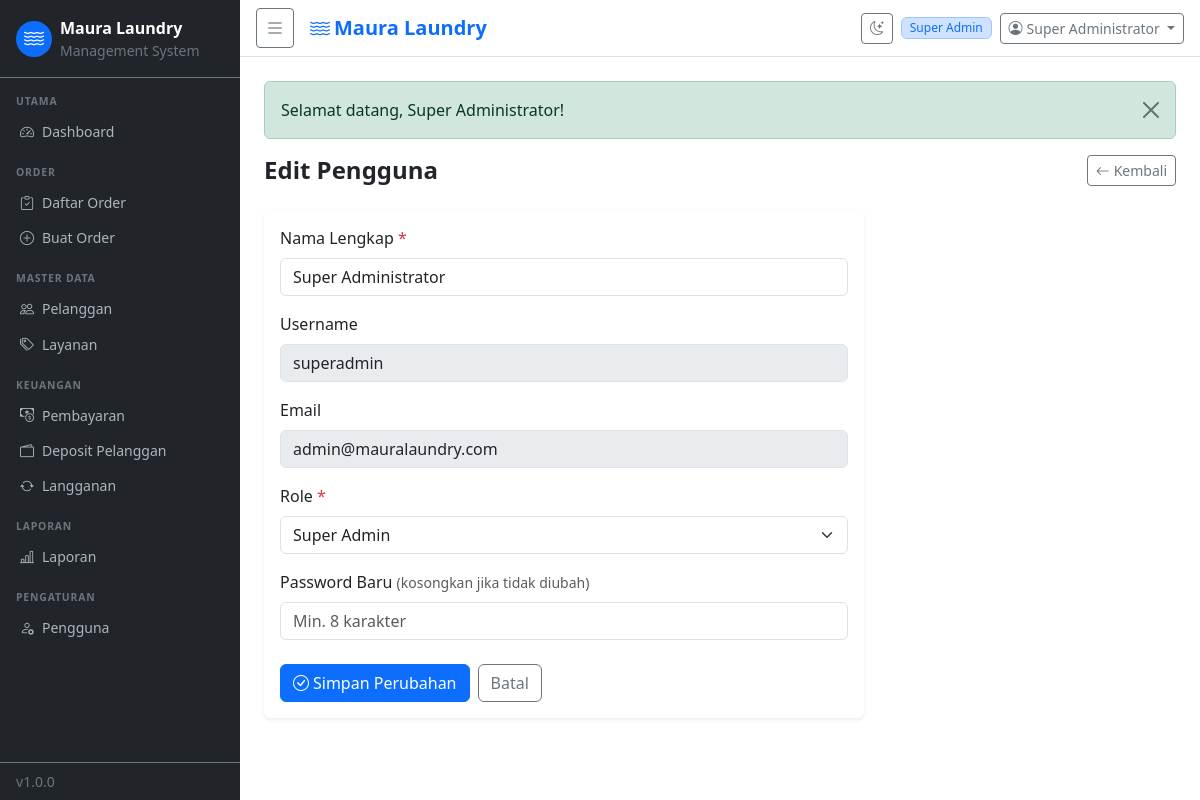
Page /pages/users/edit.php?id=1 (signed in) on the committed database.
### tables this page shows
CREATE TABLE `users` (
  `id` int(11) NOT NULL AUTO_INCREMENT,
  `role_id` int(11) NOT NULL,
  `name` varchar(100) NOT NULL,
  `username` varchar(50) NOT NULL,
  `email` varchar(150) NOT NULL,
  `phone` varchar(20) DEFAULT NULL,
  `password` varchar(255) NOT NULL,
  `email_verified` tinyint(1) NOT NULL DEFAULT 0,
  `email_token` varchar(100) DEFAULT NULL,
  `reset_token` varchar(100) DEFAULT NULL,
  `reset_expires` datetime DEFAULT NULL,
  `is_active` tinyint(1) NOT NULL DEFAULT 1,
  `created_at` datetime DEFAULT CURRENT_TIMESTAMP,
  PRIMARY KEY (`id`),
  UNIQUE KEY `username` (`username`),
  UNIQUE KEY `email` (`email`),
  KEY `role_id` (`role_id`),
  CONSTRAINT `u_role` FOREIGN KEY (`role_id`) REFERENCES `roles` (`id`)
);

CREATE TABLE `roles` (
  `id` int(11) NOT NULL AUTO_INCREMENT,
  `name` varchar(50) NOT NULL,
  `description` varchar(255) DEFAULT NULL,
  `created_at` datetime DEFAULT CURRENT_TIMESTAMP,
  PRIMARY KEY (`id`),
  UNIQUE KEY `name` (`name`)
);

### includes/auth.php (called while the page is built, shortened)
<?php
function is_logged_in(): bool {
    return !empty($_SESSION['user_id']);
}
function current_user(): ?array {
    static $user = null;
    if ($user === null) {
        $db   = db();
        $stmt = $db->prepare(
            "SELECT u.*, r.name AS role_name FROM users u
             JOIN roles r ON r.id = u.role_id
             WHERE u.id = ? AND u.is_active = 1"
        );
        $stmt->bind_param('i', $_SESSION['user_id']);
        $stmt->execute();
        $user = $stmt->get_result()->fetch_assoc();
    }
    return $user;
}
function user_permissions(): array {
    static $perms = null;
    if ($perms !== null) return $perms;
    $user = current_user();
    $db   = db();
    $stmt = $db->prepare(
        "SELECT p.name FROM permissions p
         JOIN role_permissions rp ON rp.permission_id = p.id
         WHERE rp.role_id = ?"
    );
    $stmt->bind_param('i', $user['role_id']);
    $stmt->execute();
    $result = $stmt->get_result();
    $perms  = [];
    while ($row = $result->fetch_assoc()) {
        $perms[] = $row['name'];
    }
    return $perms;
}
function can(string $permission): bool {
    return in_array($permission, user_permissions(), true);
}
function require_permission(string $permission): void {
    if (!can($permission)) {
        flash('error', 'Anda tidak memiliki akses ke halaman ini.');
        redirect(APP_URL . '/pages/dashboard.php');
    }
}

### includes/functions.php (called while the page is built, shortened)
<?php
function get_flash(): ?array {
    $f = $_SESSION['flash'] ?? null;
    return $f;
}
function h(string $s): string {
    return htmlspecialchars($s, ENT_QUOTES, 'UTF-8');
}

### pages/users/edit.php (the view, shortened to what this page needs)
<?php
require_once __DIR__ . '/../../../includes/functions.php';
require_once __DIR__ . '/../../../includes/auth.php';
require_permission('users.manage');
$db     = db();
$id     = (int)($_GET['id'] ?? 0);
$roles  = $db->query("SELECT * FROM roles ORDER BY id")->fetch_all(MYSQLI_ASSOC);
$stmt = $db->prepare("SELECT * FROM users WHERE id = ?");
$stmt->bind_param('i', $id); $stmt->execute();
$user = $stmt->get_result()->fetch_assoc(); $stmt->close();
require_once __DIR__ . '/../../includes/header.php';
?>
<div class="d-flex justify-content-between align-items-center mb-4">
  <h4 class="fw-bold mb-0">Edit Pengguna</h4>
  <a href="<?= APP_URL ?>/pages/users/index.php" class="btn btn-outline-secondary btn-sm"><i class="bi bi-arrow-left me-1"></i>Kembali</a>
</div>
<div class="card border-0 shadow-sm" style="max-width:600px">
  <div class="card-body">
    <form method="POST" novalidate>
      <div class="mb-3">
        <label class="form-label">Nama Lengkap <span class="text-danger">*</span></label>
        <input type="text" name="name" class="form-control" value="<?= h($user['name']) ?>" required autofocus>
      </div>
      <div class="mb-3">
        <label class="form-label">Username</label>
        <input type="text" class="form-control" value="<?= h($user['username']) ?>" disabled>
      </div>
      <div class="mb-3">
        <label class="form-label">Email</label>
        <input type="text" class="form-control" value="<?= h($user['email']) ?>" disabled>
      </div>
      <div class="mb-3">
        <label class="form-label">Role <span class="text-danger">*</span></label>
        <select name="role_id" class="form-select" required>
          <?php foreach ($roles as $r): ?>
            <option value="<?= $r['id'] ?>" <?= $user['role_id'] == $r['id'] ? 'selected' : '' ?>><?= h($r['name']) ?></option>
          <?php endforeach; ?>
        </select>
      </div>
      <div class="mb-4">
        <label class="form-label">Password Baru <span class="text-muted small">(kosongkan jika tidak diubah)</span></label>
        <input type="password" name="password" class="form-control" placeholder="Min. 8 karakter">
      </div>
      <div class="d-flex gap-2">
        <button type="submit" class="btn btn-primary"><i class="bi bi-check-circle me-1"></i>Simpan Perubahan</button>
        <a href="<?= APP_URL ?>/pages/users/index.php" class="btn btn-outline-secondary">Batal</a>
      </div>
    </form>
  </div>
</div>
<?php require_once __DIR__ . '/../../includes/footer.php'; ?>

### includes/header.php (shortened to what this page needs)
<?php
$user  = current_user();
$flash = get_flash();
?>
<!DOCTYPE html>
<html lang="id">
<head>
  <link rel="stylesheet" href="https://cdn.jsdelivr.net/npm/bootstrap@5.3.8/dist/css/bootstrap.min.css">
  <link rel="stylesheet" href="https://cdn.jsdelivr.net/npm/bootstrap-icons@1.13.2/font/bootstrap-icons.min.css">
  <link rel="stylesheet" href="<?= APP_URL ?>/assets/css/style.css">
</head>
<body>
<div class="wrapper d-flex">
  <?php require_once __DIR__ . '/sidebar.php'; ?>
  <div class="main-content flex-grow-1">
    <nav class="navbar navbar-expand-lg navbar-light bg-white border-bottom px-3 py-2">
      <button class="btn btn-sm btn-outline-secondary me-3" id="sidebarToggle">
        <i class="bi bi-list fs-5"></i>
      </button>
      <span class="navbar-brand mb-0 fw-semibold text-primary">
        <i class="bi bi-water me-1"></i><?= APP_NAME ?>
      </span>
      <div class="ms-auto d-flex align-items-center gap-2">
        <button class="btn btn-sm btn-outline-secondary" id="darkToggle" title="Toggle tema">
          <i class="bi bi-moon-stars"></i>
        </button>
        <span class="badge bg-primary-subtle text-primary border border-primary-subtle">
          <?= h($user['role_name'] ?? '') ?>
        </span>
        <div class="dropdown">
          <button class="btn btn-sm btn-outline-secondary dropdown-toggle" data-bs-toggle="dropdown">
            <i class="bi bi-person-circle me-1"></i><?= h($user['name'] ?? '') ?>
          </button>
        </div>
      </div>
    </nav>
    <div class="p-4">
      <?php if ($flash): ?>
        <div class="alert alert-<?= $flash['type'] === 'error' ? 'danger' : h($flash['type']) ?> alert-dismissible fade show" role="alert">
          <?= h($flash['message']) ?>
          <button type="button" class="btn-close" data-bs-dismiss="alert"></button>
        </div>
      <?php endif; ?>

### assets/css/style.css (style rules this page uses)
:root { --sidebar-width: 240px; --sidebar-collapsed: 60px; --primary: #0d6efd; --page-bg: #f8f9fa; --card-bg: #ffffff; --text-primary: #212529; --border-color: #dee2e6; }
.wrapper { min-height: 100vh; }
.main-content { min-width: 0; }
.badge { font-size: .75em; font-weight: 500; }

### rows in the picture
users: role.name "Super Admin", name "Super Administrator", username "superadmin", email "admin@mauralaundry.com", role_id "Super Admin"

### other values in the picture
$label "Dashboard Daftar Order Buat Order Pelanggan Layanan Pembayaran Deposit Pelanggan Langganan Laporan Pengguna"
APP_VERSION "1.0.0"
APP_NAME "Maura Laundry"
$flash['message'] "Selamat datang, Super Administrator!"
